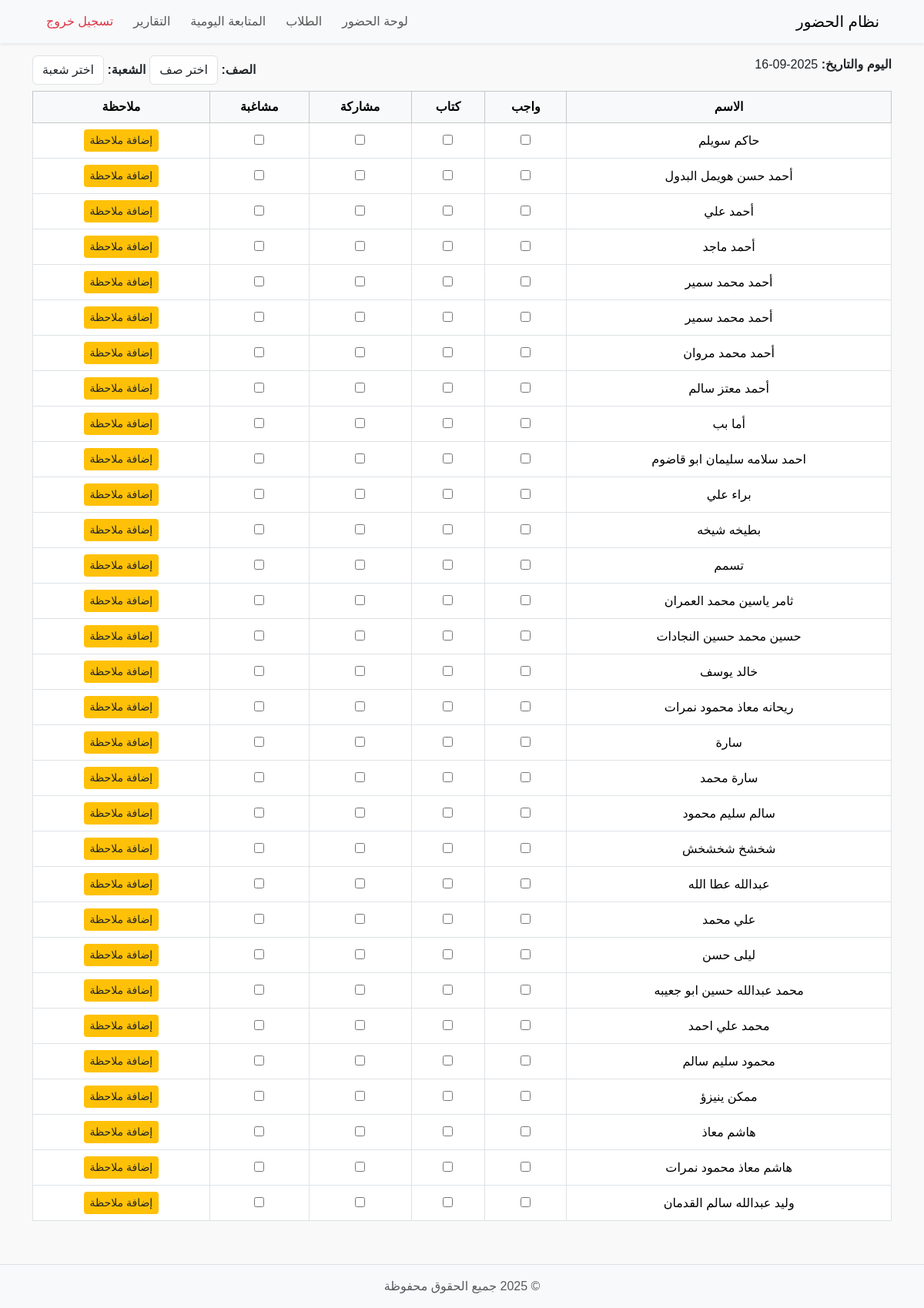
Before: /tracking with the older database file.
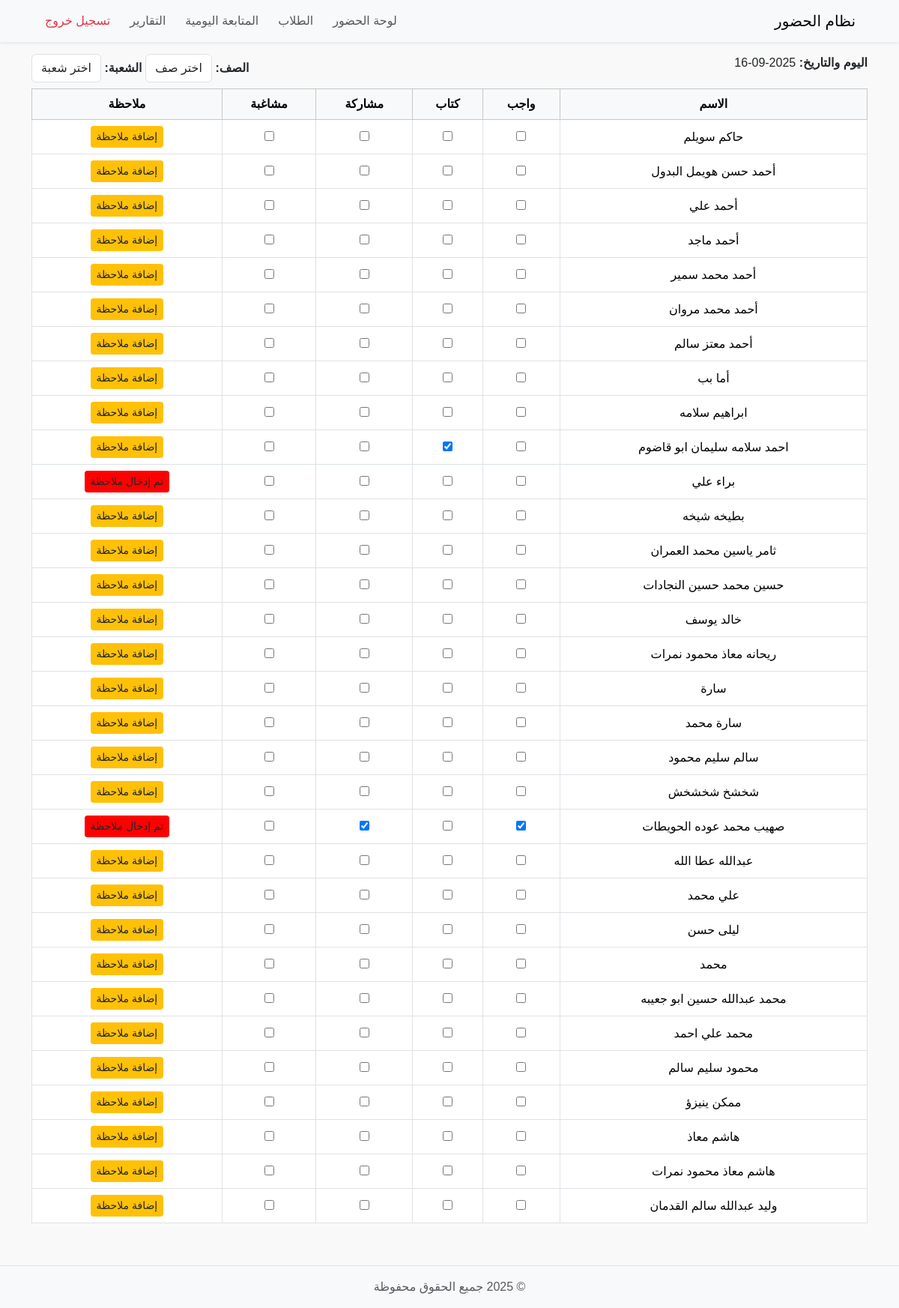
After: the same page with the newer database file.
### tables this page shows
CREATE TABLE students (
    id INTEGER PRIMARY KEY AUTOINCREMENT,
    student_name TEXT NOT NULL,
    username TEXT,
    password TEXT
, class_name TEXT, section TEXT);

CREATE TABLE student_tracking (
    id INTEGER PRIMARY KEY AUTOINCREMENT,
    student_id INTEGER NOT NULL,
    date TEXT NOT NULL,
    homework INTEGER DEFAULT 0,
    book INTEGER DEFAULT 0,
    participation INTEGER DEFAULT 0,
    misbehavior INTEGER DEFAULT 0,
    note TEXT,
    FOREIGN KEY(student_id) REFERENCES students(id)
);

### tracking.py (the view)
def tracking_page():
    conn = get_db_connection()
    today = date.today().isoformat()
    students = conn.execute("SELECT * FROM students ORDER BY student_name").fetchall()
    rows = conn.execute("SELECT * FROM student_tracking WHERE date=?", (today,)).fetchall()
    records = {r['student_id']: r for r in rows}
    conn.close()
    return render_template("tracking.html", students=students, records=records, today=today)

### db.py (called while the page is built)
def get_db_connection():
    conn = sqlite3.connect(DB_PATH)
    conn.row_factory = sqlite3.Row
    return conn

### templates/tracking.html (shortened to what this page needs)
{% include 'partials/header.html' %}
{% include 'partials/navbar.html' %}
<div class="container my-3">
    <div class="d-flex justify-content-between mb-2">
        <div><strong>اليوم والتاريخ: </strong> {{ today }}</div>
        <div>
            <strong>الصف: </strong>
            <select id="classSelect" class="form-control d-inline-block w-auto">
                <option value="">اختر صف</option>
            </select>
            <strong>الشعبة: </strong>
            <select id="sectionSelect" class="form-control d-inline-block w-auto">
                <option value="">اختر شعبة</option>
            </select>
        </div>
    </div>
    <table class="table table-bordered" id="trackingTable">
        <thead class="table-light">
            <tr>
                <th>الاسم</th>
                <th>واجب</th>
                <th>كتاب</th>
                <th>مشاركة</th>
                <th>مشاغبة</th>
                <th>ملاحظة</th>
            </tr>
        </thead>
        <tbody>
            {% for student in students %}
            {% set rec = records.get(student.id, {}) %}
            <tr data-class="{{ student.class_name }}" data-section="{{ student.section }}">
                <td>{{ student.student_name }}</td>
                <td><input type="checkbox" class="track-checkbox" data-student="{{ student.id }}" data-field="homework" {% if rec.homework %}checked{% endif %}></td>
                <td><input type="checkbox" class="track-checkbox" data-student="{{ student.id }}" data-field="book" {% if rec.book %}checked{% endif %}></td>
                <td><input type="checkbox" class="track-checkbox" data-student="{{ student.id }}" data-field="participation" {% if rec.participation %}checked{% endif %}></td>
                <td><input type="checkbox" class="track-checkbox" data-student="{{ student.id }}" data-field="misbehavior" {% if rec.misbehavior %}checked{% endif %}></td>
                <td>
                    <button class="btn btn-sm btn-warning note-btn" data-student="{{ student.id }}" {% if rec.note %}style="background:red"{% endif %}>
                        {% if rec.note %}تم إدخال ملاحظة{% else %}إضافة ملاحظة{% endif %}
                    </button>
                </td>
            </tr>
            {% endfor %}
        </tbody>
    </table>
</div>
{% include 'partials/footer.html' %}

### templates/partials/header.html (shortened to what this page needs)
<!DOCTYPE html>
<html lang="ar">
<head>
    <link href="https://cdn.jsdelivr.net/npm/bootstrap@5.3.2/dist/css/bootstrap.min.css" rel="stylesheet">
    <link type="text/css" rel="stylesheet" href="https://cdn.jsdelivr.net/npm/jsgrid@1.5.3/dist/jsgrid.min.css" />
    <link type="text/css" rel="stylesheet" href="https://cdn.jsdelivr.net/npm/jsgrid@1.5.3/dist/jsgrid-theme.min.css" />
    <link rel="stylesheet" href="{{ url_for('static', filename='css/style.css') }}?v=1.0">
</head>
<body>

### templates/partials/navbar.html (shortened to what this page needs)
<nav class="navbar navbar-expand-lg navbar-light bg-light shadow-sm">
    <div class="container">
        <a class="navbar-brand" href="{{ url_for('dashboard') }}">نظام الحضور</a>
        <div class="collapse navbar-collapse" id="navbarNav">
            <ul class="navbar-nav me-auto mb-2 mb-lg-0">
                <li class="nav-item">
                    <a class="nav-link" href="{{ url_for('dashboard') }}">لوحة الحضور</a>
                </li>
                <li class="nav-item">
                    <a class="nav-link" href="{{ url_for('students') }}">الطلاب</a>
                </li>
                <li class="nav-item">
                    <a class="nav-link" href="{{ url_for('tracking_page') }}">المتابعة اليومية</a>
                </li>
                <li class="nav-item">
                    <a class="nav-link" href="{{ url_for('reports_page') }}">التقارير</a>
                </li>
                <li class="nav-item">
                    <a class="nav-link text-danger" href="{{ url_for('logout') }}">تسجيل خروج</a>
                </li>
            </ul>
        </div>
    </div>
</nav>

### templates/partials/footer.html (shortened to what this page needs)
<footer class="bg-light text-center text-muted py-3 mt-4 border-top">
    © 2025 جميع الحقوق محفوظة
</footer>
</body>
</html>

### static/css/style.css (style rules this page uses)
html, body { height: 100%; margin: 0; padding: 0; }
body { font-family: 'Tajawal', sans-serif; background-color: #f9f9f9; direction: rtl; text-align: right; display: flex; flex-direction: column; min-height: 100vh; }
.navbar { width: 100% !important; padding-left: 0 !important; padding-right: 0 !important; }
.navbar .nav-link { margin-left: 10px; }
table { width: 100%; border-collapse: collapse; direction: rtl; }
th, td { text-align: center; padding: 10px; vertical-align: middle; }
th { background-color: #f8f9fa; }
td button { min-width: 70px; margin: 0 2px; }
.btn-warning { background-color: #ffc107; border: none; color: #212529; }
footer { background-color: #f8f9fa; color: #6c757d; text-align: center; padding: 15px 0; border-top: 1px solid #dee2e6; width: 100%; margin-top: 50px; }

Changed rows visible on the page:
removed students: student_name "أحمد محمد سمير", shows "إضافة ملاحظة"
removed students: student_name "تسمم", shows "إضافة ملاحظة"
added students: student_name "ابراهيم سلامه", shows "إضافة ملاحظة"
computed for students "احمد سلامه سليمان ابو قاضوم": id "☐" → "☑"
computed for students "براء علي": text "إضافة ملاحظة" → "تم إدخال ملاحظة"
added students: student_name "صهيب محمد عوده الحويطات", id "☑", shows "تم إدخال ملاحظة"
added students: student_name "محمد", shows "إضافة ملاحظة"
